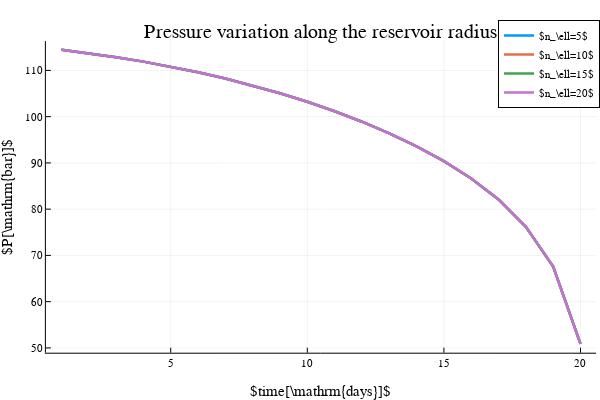

The notebook cell this image was saved under:
### Markdown cell above
# Pressure profiles

### Code cell
plot([1:m],Press_i[:,5,400]./1e5,
    lw=LW1, label = L"n_\ell=5",
    xlabel = L"time[\mathrm{days}]",
    ylabel = L"P[\mathrm{bar}]",legend =:topright, title = "Pressure variation along the reservoir radius")
plot!([1:m],Press_i[:,10,400]./1e5,
    lw=LW1, label = L"n_\ell=10")

plot!([1:m],Press_i[:,15,400]./1e5,
    lw=LW1, label = L"n_\ell=15")

plot!([1:m],Press_i[:,20,400]./1e5,
    lw=LW1, label = L"n_\ell=20")

figfile = "Pressure_along_radius_OpenValve_CF.svg"
savefig(figpath*figfile)

### Figure 1 — Plotly figure (JSON) as saved in the notebook; plotly's stock layout.template omitted (floating-point values rounded to 4 significant figures)
{"data": [{"colorbar": {"title": ""}, "legendgroup": "$n_\\ell=5$", "line": {"color": "rgba(0, 154, 250, 1.000)", "dash": "solid", "shape": "linear", "width": 2.5}, "mode": "lines", "name": "$n_\\ell=5$", "showlegend": true, "type": "scatter", "x": [1, 2, 3, 4, 5, 6, 7, 8, 9, 10, 11, 12, 13, 14, 15, 16, 17, 18, 19, 20], "xaxis": "x", "y": [114.4, 113.7, 112.9, 111.9, 110.8, 109.6, 108.3, 106.7, 105.1, 103.2, 101.2, 98.91, 96.4, 93.59, 90.39, 86.65, 82.09, 76.18, 67.58, 50.87], "yaxis": "y", "zmax": null, "zmin": null}, {"colorbar": {"title": ""}, "legendgroup": "$n_\\ell=10$", "line": {"color": "rgba(227, 111, 71, 1.000)", "dash": "solid", "shape": "linear", "width": 2.5}, "mode": "lines", "name": "$n_\\ell=10$", "showlegend": true, "type": "scatter", "x": [1, 2, 3, 4, 5, 6, 7, 8, 9, 10, 11, 12, 13, 14, 15, 16, 17, 18, 19, 20], "xaxis": "x", "y": [114.4, 113.7, 112.9, 111.9, 110.8, 109.6, 108.3, 106.7, 105.1, 103.2, 101.2, 98.91, 96.4, 93.59, 90.39, 86.65, 82.09, 76.18, 67.58, 50.87], "yaxis": "y", "zmax": null, "zmin": null}, {"colorbar": {"title": ""}, "legendgroup": "$n_\\ell=15$", "line": {"color": "rgba(62, 164, 78, 1.000)", "dash": "solid", "shape": "linear", "width": 2.5}, "mode": "lines", "name": "$n_\\ell=15$", "showlegend": true, "type": "scatter", "x": [1, 2, 3, 4, 5, 6, 7, 8, 9, 10, 11, 12, 13, 14, 15, 16, 17, 18, 19, 20], "xaxis": "x", "y": [114.4, 113.7, 112.9, 111.9, 110.8, 109.6, 108.3, 106.7, 105.1, 103.2, 101.2, 98.91, 96.4, 93.59, 90.39, 86.65, 82.09, 76.18, 67.58, 50.87], "yaxis": "y", "zmax": null, "zmin": null}, {"colorbar": {"title": ""}, "legendgroup": "$n_\\ell=20$", "line": {"color": "rgba(195, 113, 210, 1.000)", "dash": "solid", "shape": "linear", "width": 2.5}, "mode": "lines", "name": "$n_\\ell=20$", "showlegend": true, "type": "scatter", "x": [1, 2, 3, 4, 5, 6, 7, 8, 9, 10, 11, 12, 13, 14, 15, 16, 17, 18, 19, 20], "xaxis": "x", "y": [114.4, 113.7, 112.9, 111.9, 110.8, 109.6, 108.3, 106.7, 105.1, 103.2, 101.2, 98.91, 96.4, 93.59, 90.39, 86.65, 82.09, 76.18, 67.58, 50.87], "yaxis": "y", "zmax": null, "zmin": null}], "layout": {"annotations": [{"font": {"color": "rgba(0, 0, 0, 1.000)", "family": "sans-serif", "size": 20}, "rotation": 0, "showarrow": false, "text": "Pressure variation along the reservoir radius", "x": 0.535, "xanchor": "center", "xref": "paper", "y": 1, "yanchor": "top", "yref": "paper"}], "height": 400, "legend": {"bgcolor": "rgba(255, 255, 255, 1.000)", "bordercolor": "rgba(0, 0, 0, 1.000)", "borderwidth": 1, "font": {"color": "rgba(0, 0, 0, 1.000)", "family": "sans-serif", "size": 11}, "title": {"font": {"color": "rgba(0, 0, 0, 1.000)", "family": "sans-serif", "size": 15}, "text": ""}, "tracegroupgap": 0, "traceorder": "normal", "x": 1, "xanchor": "right", "y": 1, "yanchor": "top"}, "margin": {"b": 20, "l": 0, "r": 0, "t": 20}, "paper_bgcolor": "rgba(255, 255, 255, 1.000)", "plot_bgcolor": "rgba(255, 255, 255, 1.000)", "showlegend": true, "width": 600, "xaxis": {"anchor": "y", "domain": [0.07647, 0.9934], "gridcolor": "rgba(0, 0, 0, 0.100)", "gridwidth": 0.5, "linecolor": "rgba(0, 0, 0, 1.000)", "mirror": false, "range": [0.43, 20.57], "showgrid": true, "showline": true, "showticklabels": true, "tickangle": 0, "tickcolor": "rgb(0, 0, 0)", "tickfont": {"color": "rgba(0, 0, 0, 1.000)", "family": "sans-serif", "size": 11}, "tickmode": "array", "ticks": "inside", "ticktext": ["5", "10", "15", "20"], "tickvals": [5, 10, 15, 20], "title": "$time[\\mathrm{days}]$", "titlefont": {"color": "rgba(0, 0, 0, 1.000)", "family": "sans-serif", "size": 15}, "type": "-", "visible": true, "zeroline": false, "zerolinecolor": "rgba(0, 0, 0, 1.000)"}, "yaxis": {"anchor": "x", "domain": [0.07581, 0.9415], "gridcolor": "rgba(0, 0, 0, 0.100)", "gridwidth": 0.5, "linecolor": "rgba(0, 0, 0, 1.000)", "mirror": false, "range": [48.96, 116.3], "showgrid": true, "showline": true, "showticklabels": true, "tickangle": 0, "tickcolor": "rgb(0, 0, 0)", "tickfont": {"color": "rgba(0, 0, 0, 1.000)", "family": "sans-serif", "size": 11}, "tickmode": "array", "ticks": "inside", "ticktext": ["50", "60", "70", "80", "90", "100", "110"], "tickvals": [50, 60, 70, 80, 90, 100, 110], "title": "$P[\\mathrm{bar}]$", "titlefont": {"color": "rgba(0, 0, 0, 1.000)", "family": "sans-serif", "size": 15}, "type": "-", "visible": true, "zeroline": false, "zerolinecolor": "rgba(0, 0, 0, 1.000)"}}}
